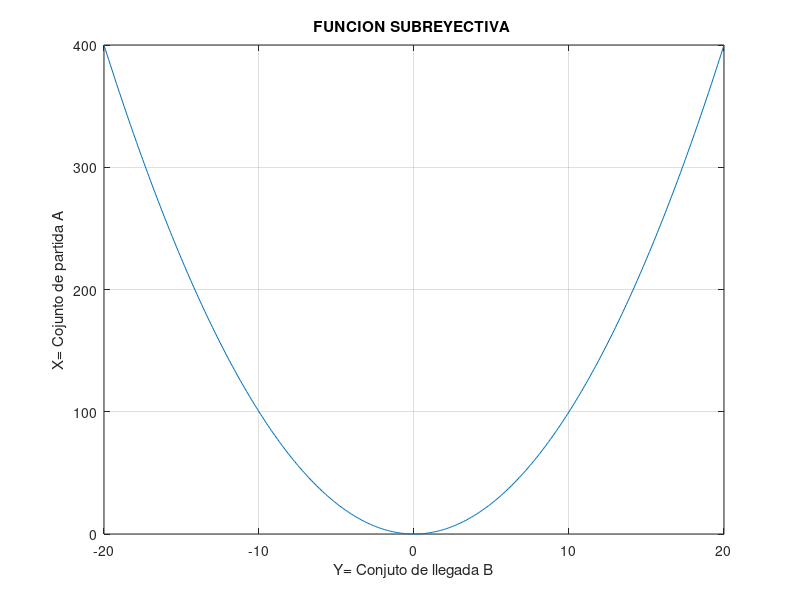

Write MATLAB code to recreate this figure.
"Octave Script"
% Title			    :Función Inyectiva, sobreyectiva y biyectiva.
% Description		:Script para determinar funcion inyectiva sprayectiva byectiva
% Author		    :Miranda Cruz Roxana Rubi
% Date		    	:20211114
% Version		    :1
% Usage			    :octave>cd /path/
% 		        	:octave>Función Inyectiva, sobreyectiva y biyectiva.
% 		        	:Requiere aplicación octave, usar su línea de comandos 
clear
"RANGO"
g=-20:0.1:20;
gy=g.^2;
plot(g,gy)
title 'FUNCION SUBREYECTIVA '
grid on; % Cuadrícula
xlabel("Y= Conjuto de llegada B");
ylabel("X= Cojunto de partida A");
"ESTA FUNCION ES SOBRAYECTIVA"
"Esta funcion es SOBREYECTIVA ya que 2 elementos del conjunto B pertenecen al conjuto A"
